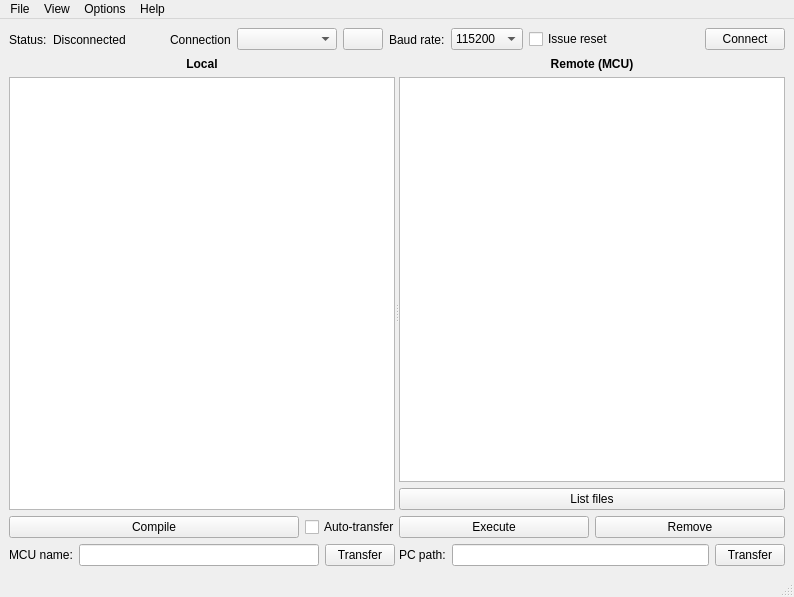
<?xml version="1.0" encoding="UTF-8"?>
<ui version="4.0">
 <class>MainWindow</class>
 <widget class="QMainWindow" name="MainWindow">
  <property name="geometry">
   <rect>
    <x>0</x>
    <y>0</y>
    <width>794</width>
    <height>597</height>
   </rect>
  </property>
  <property name="windowTitle">
   <string>uPyLoader</string>
  </property>
  <widget class="QWidget" name="centralwidget">
   <layout class="QVBoxLayout" name="verticalLayout_4">
    <item>
     <layout class="QHBoxLayout" name="horizontalLayout_3">
      <property name="topMargin">
       <number>0</number>
      </property>
      <item>
       <widget class="QLabel" name="label_3">
        <property name="text">
         <string>Status:</string>
        </property>
       </widget>
      </item>
      <item>
       <widget class="QLabel" name="statusLabel">
        <property name="text">
         <string>Disconnected</string>
        </property>
       </widget>
      </item>
      <item>
       <spacer name="horizontalSpacer">
        <property name="orientation">
         <enum>Qt::Horizontal</enum>
        </property>
        <property name="sizeHint" stdset="0">
         <size>
          <width>40</width>
          <height>20</height>
         </size>
        </property>
       </spacer>
      </item>
      <item>
       <widget class="QLabel" name="label_2">
        <property name="text">
         <string>Connection</string>
        </property>
       </widget>
      </item>
      <item>
       <widget class="QComboBox" name="connectionComboBox">
        <property name="minimumSize">
         <size>
          <width>100</width>
          <height>0</height>
         </size>
        </property>
       </widget>
      </item>
      <item>
       <widget class="QPushButton" name="refreshButton">
        <property name="text">
         <string/>
        </property>
        <property name="icon">
         <iconset>
          <normaloff>icons/refresh.png</normaloff>icons/refresh.png</iconset>
        </property>
       </widget>
      </item>
      <item>
       <widget class="QStackedWidget" name="connectionStackedWidget">
        <property name="sizePolicy">
         <sizepolicy hsizetype="Fixed" vsizetype="Maximum">
          <horstretch>0</horstretch>
          <verstretch>0</verstretch>
         </sizepolicy>
        </property>
        <property name="currentIndex">
         <number>0</number>
        </property>
        <widget class="QWidget" name="uartPage">
         <layout class="QHBoxLayout" name="horizontalLayout_5">
          <property name="leftMargin">
           <number>0</number>
          </property>
          <property name="topMargin">
           <number>0</number>
          </property>
          <property name="rightMargin">
           <number>0</number>
          </property>
          <property name="bottomMargin">
           <number>0</number>
          </property>
          <item>
           <widget class="QLabel" name="label">
            <property name="text">
             <string>Baud rate:</string>
            </property>
           </widget>
          </item>
          <item>
           <widget class="QComboBox" name="baudComboBox">
            <property name="currentIndex">
             <number>1</number>
            </property>
            <item>
             <property name="text">
              <string>9600</string>
             </property>
            </item>
            <item>
             <property name="text">
              <string>115200</string>
             </property>
            </item>
           </widget>
          </item>
          <item>
           <widget class="QCheckBox" name="serialResetCheckBox">
            <property name="text">
             <string>Issue reset</string>
            </property>
            <property name="checked">
             <bool>false</bool>
            </property>
           </widget>
          </item>
          <item>
           <spacer name="horizontalSpacer_3">
            <property name="orientation">
             <enum>Qt::Horizontal</enum>
            </property>
            <property name="sizeHint" stdset="0">
             <size>
              <width>40</width>
              <height>20</height>
             </size>
            </property>
           </spacer>
          </item>
         </layout>
        </widget>
        <widget class="QWidget" name="wifiPage">
         <layout class="QHBoxLayout" name="horizontalLayout_6">
          <property name="leftMargin">
           <number>0</number>
          </property>
          <property name="topMargin">
           <number>0</number>
          </property>
          <property name="rightMargin">
           <number>0</number>
          </property>
          <property name="bottomMargin">
           <number>0</number>
          </property>
          <item>
           <widget class="QLabel" name="label_5">
            <property name="sizePolicy">
             <sizepolicy hsizetype="Fixed" vsizetype="Preferred">
              <horstretch>0</horstretch>
              <verstretch>0</verstretch>
             </sizepolicy>
            </property>
            <property name="toolTip">
             <string>IP address or domain name</string>
            </property>
            <property name="text">
             <string>Address</string>
            </property>
           </widget>
          </item>
          <item>
           <widget class="QLineEdit" name="addressLineEdit">
            <property name="maximumSize">
             <size>
              <width>110</width>
              <height>16777215</height>
             </size>
            </property>
            <property name="text">
             <string>192.168.4.1</string>
            </property>
           </widget>
          </item>
          <item>
           <widget class="QLabel" name="label_6">
            <property name="sizePolicy">
             <sizepolicy hsizetype="Fixed" vsizetype="Preferred">
              <horstretch>0</horstretch>
              <verstretch>0</verstretch>
             </sizepolicy>
            </property>
            <property name="text">
             <string>Port</string>
            </property>
           </widget>
          </item>
          <item>
           <widget class="QSpinBox" name="portSpinBox">
            <property name="maximum">
             <number>65536</number>
            </property>
            <property name="value">
             <number>8266</number>
            </property>
           </widget>
          </item>
          <item>
           <widget class="QPushButton" name="presetButton">
            <property name="sizePolicy">
             <sizepolicy hsizetype="Fixed" vsizetype="Fixed">
              <horstretch>0</horstretch>
              <verstretch>0</verstretch>
             </sizepolicy>
            </property>
            <property name="maximumSize">
             <size>
              <width>50</width>
              <height>16777215</height>
             </size>
            </property>
            <property name="text">
             <string>preset</string>
            </property>
           </widget>
          </item>
          <item>
           <spacer name="horizontalSpacer_2">
            <property name="orientation">
             <enum>Qt::Horizontal</enum>
            </property>
            <property name="sizeHint" stdset="0">
             <size>
              <width>0</width>
              <height>20</height>
             </size>
            </property>
           </spacer>
          </item>
         </layout>
        </widget>
       </widget>
      </item>
      <item>
       <widget class="QPushButton" name="connectButton">
        <property name="text">
         <string>Connect</string>
        </property>
       </widget>
      </item>
     </layout>
    </item>
    <item>
     <widget class="QSplitter" name="splitter">
      <property name="sizePolicy">
       <sizepolicy hsizetype="Expanding" vsizetype="Expanding">
        <horstretch>0</horstretch>
        <verstretch>0</verstretch>
       </sizepolicy>
      </property>
      <property name="orientation">
       <enum>Qt::Horizontal</enum>
      </property>
      <widget class="QWidget" name="verticalLayoutWidget_2">
       <layout class="QVBoxLayout" name="verticalLayout_2" stretch="0,0,0,0">
        <property name="rightMargin">
         <number>0</number>
        </property>
        <item>
         <widget class="QLabel" name="label_7">
          <property name="font">
           <font>
            <pointsize>9</pointsize>
            <bold>true</bold>
           </font>
          </property>
          <property name="text">
           <string>Local</string>
          </property>
          <property name="alignment">
           <set>Qt::AlignCenter</set>
          </property>
         </widget>
        </item>
        <item>
         <widget class="TransferTreeView" name="localFilesTreeView">
          <property name="sizePolicy">
           <sizepolicy hsizetype="MinimumExpanding" vsizetype="Expanding">
            <horstretch>0</horstretch>
            <verstretch>0</verstretch>
           </sizepolicy>
          </property>
          <property name="minimumSize">
           <size>
            <width>250</width>
            <height>0</height>
           </size>
          </property>
          <property name="maximumSize">
           <size>
            <width>16777215</width>
            <height>16777215</height>
           </size>
          </property>
          <property name="baseSize">
           <size>
            <width>0</width>
            <height>0</height>
           </size>
          </property>
          <property name="selectionMode">
           <enum>QAbstractItemView::ExtendedSelection</enum>
          </property>
          <property name="sortingEnabled">
           <bool>true</bool>
          </property>
         </widget>
        </item>
        <item>
         <layout class="QHBoxLayout" name="horizontalLayout_7">
          <property name="topMargin">
           <number>0</number>
          </property>
          <item>
           <widget class="QPushButton" name="compileButton">
            <property name="text">
             <string>Compile</string>
            </property>
           </widget>
          </item>
          <item>
           <widget class="QCheckBox" name="autoTransferCheckBox">
            <property name="maximumSize">
             <size>
              <width>90</width>
              <height>16777215</height>
             </size>
            </property>
            <property name="text">
             <string>Auto-transfer</string>
            </property>
           </widget>
          </item>
         </layout>
        </item>
        <item>
         <layout class="QHBoxLayout" name="horizontalLayout_4">
          <property name="topMargin">
           <number>0</number>
          </property>
          <item>
           <widget class="QLabel" name="label_9">
            <property name="text">
             <string>MCU name:</string>
            </property>
           </widget>
          </item>
          <item>
           <widget class="QLineEdit" name="remoteNameEdit"/>
          </item>
          <item>
           <widget class="QPushButton" name="transferToMcuButton">
            <property name="maximumSize">
             <size>
              <width>70</width>
              <height>16777215</height>
             </size>
            </property>
            <property name="text">
             <string>Transfer</string>
            </property>
           </widget>
          </item>
         </layout>
        </item>
       </layout>
      </widget>
      <widget class="QWidget" name="verticalLayoutWidget">
       <layout class="QVBoxLayout" name="verticalLayout">
        <property name="sizeConstraint">
         <enum>QLayout::SetDefaultConstraint</enum>
        </property>
        <item>
         <widget class="QLabel" name="label_4">
          <property name="font">
           <font>
            <pointsize>9</pointsize>
            <bold>true</bold>
           </font>
          </property>
          <property name="text">
           <string>Remote (MCU)</string>
          </property>
          <property name="alignment">
           <set>Qt::AlignCenter</set>
          </property>
         </widget>
        </item>
        <item>
         <widget class="QListView" name="mcuFilesListView">
          <property name="sizePolicy">
           <sizepolicy hsizetype="MinimumExpanding" vsizetype="Expanding">
            <horstretch>0</horstretch>
            <verstretch>0</verstretch>
           </sizepolicy>
          </property>
          <property name="minimumSize">
           <size>
            <width>150</width>
            <height>0</height>
           </size>
          </property>
          <property name="maximumSize">
           <size>
            <width>16777215</width>
            <height>16777215</height>
           </size>
          </property>
          <property name="editTriggers">
           <set>QAbstractItemView::NoEditTriggers</set>
          </property>
         </widget>
        </item>
        <item>
         <widget class="QPushButton" name="listButton">
          <property name="sizePolicy">
           <sizepolicy hsizetype="Minimum" vsizetype="Fixed">
            <horstretch>0</horstretch>
            <verstretch>0</verstretch>
           </sizepolicy>
          </property>
          <property name="text">
           <string>List files</string>
          </property>
         </widget>
        </item>
        <item>
         <layout class="QHBoxLayout" name="horizontalLayout">
          <property name="topMargin">
           <number>0</number>
          </property>
          <item>
           <widget class="QPushButton" name="executeButton">
            <property name="text">
             <string>Execute</string>
            </property>
           </widget>
          </item>
          <item>
           <widget class="QPushButton" name="removeButton">
            <property name="text">
             <string>Remove</string>
            </property>
           </widget>
          </item>
         </layout>
        </item>
        <item>
         <layout class="QHBoxLayout" name="horizontalLayout_2">
          <property name="topMargin">
           <number>0</number>
          </property>
          <item>
           <widget class="QLabel" name="label_8">
            <property name="text">
             <string>PC path:</string>
            </property>
           </widget>
          </item>
          <item>
           <widget class="QLineEdit" name="localPathEdit"/>
          </item>
          <item>
           <widget class="QPushButton" name="transferToPcButton">
            <property name="maximumSize">
             <size>
              <width>70</width>
              <height>16777215</height>
             </size>
            </property>
            <property name="text">
             <string>Transfer</string>
            </property>
           </widget>
          </item>
         </layout>
        </item>
       </layout>
      </widget>
     </widget>
    </item>
   </layout>
  </widget>
  <widget class="QMenuBar" name="menubar">
   <property name="geometry">
    <rect>
     <x>0</x>
     <y>0</y>
     <width>794</width>
     <height>22</height>
    </rect>
   </property>
   <widget class="QMenu" name="menuFile">
    <property name="title">
     <string>File</string>
    </property>
    <addaction name="actionNavigate"/>
    <addaction name="actionUpload"/>
    <addaction name="actionFlash"/>
   </widget>
   <widget class="QMenu" name="menuView">
    <property name="title">
     <string>View</string>
    </property>
    <addaction name="actionTerminal"/>
    <addaction name="actionCode_Editor"/>
   </widget>
   <widget class="QMenu" name="menuOptions">
    <property name="title">
     <string>Options</string>
    </property>
    <addaction name="actionSettings"/>
   </widget>
   <widget class="QMenu" name="menuHelp">
    <property name="title">
     <string>Help</string>
    </property>
    <addaction name="actionAbout"/>
   </widget>
   <addaction name="menuFile"/>
   <addaction name="menuView"/>
   <addaction name="menuOptions"/>
   <addaction name="menuHelp"/>
  </widget>
  <widget class="QStatusBar" name="statusbar"/>
  <action name="actionNavigate">
   <property name="text">
    <string>Navigate</string>
   </property>
  </action>
  <action name="actionTerminal">
   <property name="text">
    <string>Terminal</string>
   </property>
  </action>
  <action name="actionUpload">
   <property name="text">
    <string>Init transfer files</string>
   </property>
  </action>
  <action name="actionCode_Editor">
   <property name="text">
    <string>Code Editor</string>
   </property>
  </action>
  <action name="actionFlash">
   <property name="text">
    <string>Flash firmware</string>
   </property>
  </action>
  <action name="actionSettings">
   <property name="text">
    <string>Settings</string>
   </property>
  </action>
  <action name="actionAbout">
   <property name="text">
    <string>About uPyLoader</string>
   </property>
  </action>
 </widget>
 <customwidgets>
  <customwidget>
   <class>TransferTreeView</class>
   <extends>QTreeView</extends>
   <header>src.gui.controls.transfer_tree_view</header>
  </customwidget>
 </customwidgets>
 <resources/>
 <connections/>
</ui>
